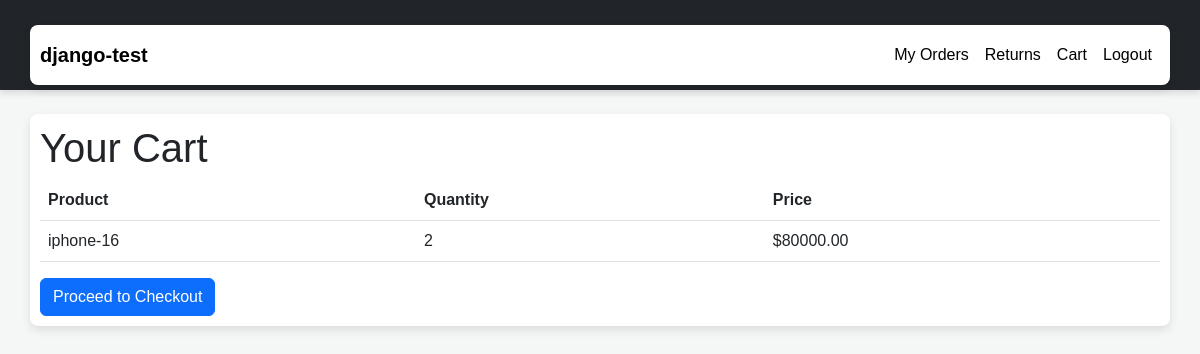
/cart/ (signed in), run on the app's committed database.
### shop/models.py (models this page shows, shortened)
class Cart(models.Model):
    user = models.ForeignKey(CustomUser, on_delete=models.CASCADE)
    product = models.ForeignKey(Product, on_delete=models.CASCADE)
    quantity = models.PositiveIntegerField(default=1)
    @classmethod
    def get_cart(cls, user):
        return cls.objects.filter(user=user)

class Product(models.Model):
    CATEGORY_CHOICES = [
        ('food', 'Food'),
        ('clothes', 'Clothes'),
        ('electronics', 'Electronics'),
    ]
    name = models.CharField(max_length=100)
    description = models.TextField()
    price = models.DecimalField(max_digits=10, decimal_places=2)
    stock = models.PositiveIntegerField()
    image = models.ImageField(upload_to='products/')
    category = models.CharField(max_length=20, choices=CATEGORY_CHOICES, default='food')

### shop/views.py (the view)
# urls.py: path('cart/', cart_view, name='cart'),
def cart_view(request):
    payment_status = request.GET.get('payment_status')  # Get the payment status from the query parameter
    cart_items = Cart.get_cart(request.user) if request.user.is_authenticated else None
    return render(request, 'cart.html', {
        'cart_items': cart_items,
        'payment_status': payment_status
    })

### ecommerce/shop/templates/cart.html
{% extends 'base.html' %}
{% block content %}
<h1>Your Cart</h1>
<table class="table">
    <thead>
        <tr>
            <th>Product</th>
            <th>Quantity</th>
            <th>Price</th>
        </tr>
    </thead>
    <tbody>
        {% for item in cart_items %}
        <tr>
            <td>{{ item.product.name }}</td>
            <td>{{ item.quantity }}</td>
            <td>${{ item.product.price }}</td>
        </tr>
        {% endfor %}
    </tbody>
</table>
<a href="{% url 'checkout' %}" class="btn btn-primary">Proceed to Checkout</a>
{% endblock %}

### ecommerce/shop/templates/base.html (style rules this page uses)
body { background-color: #f4f7f6; font-family: 'Arial', sans-serif; }

### data on the page
Cart: product.name "iphone-16", quantity "2", product.price "80000.00"
